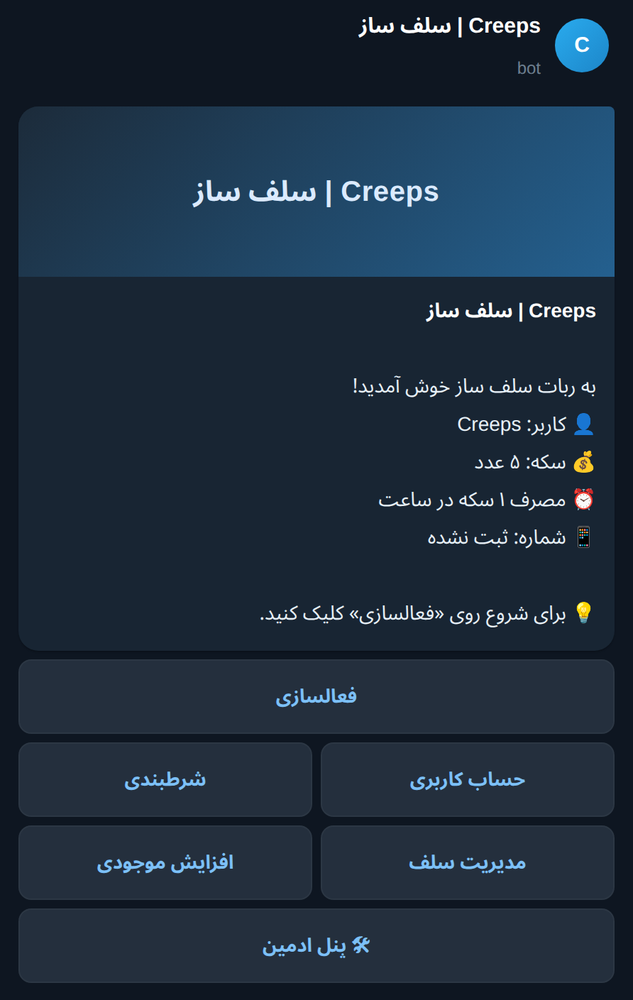
#> input picture mockups/01_manager_start.png, 633 x 1000 px, shrunk from 892 x 1409 before the run
$ python gen.py
#> lines starting #> are read from the running program, lines starting #| are printed output that depends on the picture
import os, subprocess, html
from PIL import Image, ImageChops

OUT = os.path.dirname(os.path.abspath(__file__))
HTML_DIR = os.path.join(OUT, "html")
os.makedirs(HTML_DIR, exist_ok=True)

BG = (14, 22, 33)  # #0e1621

TEMPLATE = """<!doctype html><html dir="rtl"><head><meta charset="utf-8">
<style>
  * {{ box-sizing: border-box; }}
  body {{ margin:0; background:#0e1621; font-family:'Noto Sans Arabic','Noto Naskh Arabic',sans-serif; }}
  .wrap {{ width:460px; padding:20px; }}
  .bar {{ display:flex; align-items:center; gap:10px; padding:8px 4px 14px; }}
  .ava {{ width:38px; height:38px; border-radius:50%;
          background:linear-gradient(135deg,#2aabee,#1c86c9); color:#fff;
          display:flex; align-items:center; justify-content:center; font-weight:700; font-size:15px; }}
  .btitle {{ color:#fff; font-size:15px; font-weight:700; }}
  .bsub {{ color:#6d7f8f; font-size:12px; margin-top:1px; }}
  .bubble {{ background:#182533; border-radius:14px; border-top-right-radius:4px;
             padding:0; overflow:hidden; max-width:100%; box-shadow:0 1px 1px rgba(0,0,0,.2); }}
  .banner {{ height:120px; background:linear-gradient(135deg,#1c2b3a,#24608f);
             display:flex; align-items:center; justify-content:center; color:#dbeafe;
             font-size:20px; font-weight:800; letter-spacing:.3px; }}
  .cap {{ padding:11px 13px 13px; color:#e7f0f7; font-size:14px; line-height:1.9; white-space:pre-wrap; }}
  .cap b {{ color:#fff; }}
  .kb {{ margin-top:6px; display:flex; flex-direction:column; gap:6px; }}
  .row {{ display:flex; gap:6px; }}
  .key {{ flex:1; background:#242f3d; color:#7cc0f7; border-radius:9px;
          padding:11px 8px; text-align:center; font-size:13.5px; font-weight:600;
          border:1px solid rgba(255,255,255,.04); }}
  .key.wide {{ flex-basis:100%; }}
</style></head><body><div class="wrap">
  <div class="bar"><div class="ava">{ava}</div>
    <div><div class="btitle">{title}</div><div class="bsub">{sub}</div></div></div>
  <div class="bubble">{banner}<div class="cap">{cap}</div></div>
  <div class="kb">{kb}</div>
</div></body></html>"""


def esc(s):
    return html.escape(s).replace("\n", "\n")


def render_kb(rows):
    out = []
    for r in rows:
        keys = "".join(f'<div class="key{" wide" if len(r)==1 else ""}">{html.escape(k)}</div>' for k in r)
        out.append(f'<div class="row">{keys}</div>')
    return "".join(out)


def page(fname, title, sub, cap, rows, ava="C", banner_text=None):
    banner = f'<div class="banner">{html.escape(banner_text)}</div>' if banner_text else ""
    cap_html = cap  # allow <b>
    doc = TEMPLATE.format(ava=ava, title=html.escape(title), sub=html.escape(sub),
                          banner=banner, cap=cap_html, kb=render_kb(rows))
    p = os.path.join(HTML_DIR, fname + ".html")
    with open(p, "w", encoding="utf-8") as f:
        f.write(doc)
    return fname, p


PAGES = []

# ---------- MANAGER BOT ----------
PAGES.append(page(
    "01_manager_start", "Creeps | سلف ساز", "bot",
    "<b>Creeps | سلف ساز</b>\n\nبه ربات سلف ساز خوش آمدید!\n👤 کاربر: Creeps\n💰 سکه: ۵ عدد\n⏰ مصرف ۱ سکه در ساعت\n📱 شماره: ثبت نشده\n\n💡 برای شروع روی «فعالسازی» کلیک کنید.",
    [["فعالسازی"], ["حساب کاربری", "شرطبندی"], ["مدیریت سلف", "افزایش موجودی"], ["🛠 پنل ادمین"]],
    banner_text="Creeps | سلف ساز"))

PAGES.append(page(
    "02_manager_account", "Creeps | سلف ساز", "bot",
    "<b>Creeps | سلف ساز</b>\n\n<b>وضعیت:</b> 🔴 سلف غیرفعال\n<b>🔐 احراز:</b> ❌ احراز نشده\n<b>💰 سکه ها:</b> ۵ سکه\n<b>⏰ مصرف:</b> ۱ سکه در ساعت",
    [["فعالسازی"], ["حساب کاربری", "شرطبندی"], ["مدیریت سلف", "افزایش موجودی"], ["🛠 پنل ادمین"]]))

PAGES.append(page(
    "03_manager_self_management", "Creeps | سلف ساز", "bot",
    "<b>🎛 مدیریت سلف بات</b>\n\n<b>وضعیت:</b> 🔴 غیرفعال\n💰 سکه: ۵",
    [["▶️ روشن کردن سلف", "⏹ خاموش کردن سلف"], ["🔄 آپدیت سلف"], ["🔙 بازگشت"]]))

PAGES.append(page(
    "04_manager_bet", "Creeps | سلف ساز", "bot",
    "🎲 <b>سیستم شرطبندی گروهی 1v1</b>\n\n۱️⃣ در گروه با نوشتن «شرطبندی 100» شرط بساز\n۲️⃣ نفر دوم روی «پیوستن به شرط» می‌زند\n۳️⃣ ۵ ثانیه بعد برنده مشخص می‌شود\n۴️⃣ برنده کل مبلغ را می‌برد\n۵️⃣ اگر ۵ دقیقه کسی نپیوندد، مبلغ برمی‌گردد",
    [["🔙 بازگشت"]]))

PAGES.append(page(
    "05_manager_increase_balance", "Creeps | سلف ساز", "bot",
    "🔒 <b>برای افزایش موجودی نیاز به احراز هویت دارید</b>\n\n📋 مراحل:\n۱️⃣ کلیک روی «احراز هویت»\n۲️⃣ ارسال عکس کارت بانکی\n۳️⃣ تایید توسط ادمین\n۴️⃣ افزایش موجودی\n\n⚠️ اطلاعات حساس (CVV2 و تاریخ انقضا) پوشیده شود",
    [["احراز هویت"], ["🔙 بازگشت"]]))

PAGES.append(page(
    "06_manager_admin_panel", "Creeps | سلف ساز", "bot",
    "🛠 <b>پنل مدیریت ادمین</b>\n\nیکی از گزینه‌های زیر را انتخاب کنید:",
    [["👥 لیست کاربران", "📊 آمار کامل"],
     ["💰 برترین کاربران", "🛑 توقف همه"],
     ["🔐 درخواست احراز", "💳 درخواست پرداخت"],
     ["🔄 روشن کردن انتقال", "⛔ خاموش کردن انتقال"],
     ["📸 تنظیم عکس خوش‌آمدگویی"],
     ["📢 پیام همگانی", "♻️ بررسی سلامت سلف‌ها"]]))

PAGES.append(page(
    "07_manager_force_join", "Creeps | سلف ساز", "bot",
    "❌ <b>برای استفاده از ربات باید در کانال‌های زیر عضو شوید:</b>",
    [["عضویت در @Creeps_Channel"], ["عضویت در @Creeps_News"], ["بررسی مجدد"]]))

# ---------- HELPER PANEL ----------
PAGES.append(page(
    "08_helper_panel", "پنل هلپر", "inline bot",
    "<b>🎛 پنل مدیریت سلف</b>\n\n💡 همهٔ قابلیت‌ها در یک صفحه",
    [["ایدی", "یک کلیک"],
     ["عکس تایمدار", "پشتیبان‌گیری"],
     ["مدیریت فونت", "قیمت ارز"],
     ["فرمت متن", "اسپم"],
     ["مدیریت دشمنان", "پاسخ خودکار"],
     ["تاس", "سیستم پیشی"],
     ["سیستم فحش", "همیشه آنلاین"],
     ["قفل پیوی", "انتی لاگین"],
     ["ریکشن خودکار", "ویرایش سریع"],
     ["سیستم بنر", "اینستاگرام"],
     ["دانلود تلگرام", "مدیریت گروه/کانال"],
     ["تایمر میو", "پیام زمان‌دار"],
     ["مدیریت اکشن", "مدیریت گروه"],
     ["⬜️ ساعت در بایو"],
     ["⬜️ ذخیره حذفیات"],
     ["⬜️ ذخیره ویرایش‌ها"],
     ["رصد کاربران", "پروفایل خودکار"],
     ["انقضا / زمان باقی‌مانده"],
     ["⬜️ منشی (پاسخ خودکار پیوی)"],
     ["⬜️ خواندن خودکار همه"],
     ["⬜️ فونت رندوم", "⬜️ ساعت ایموجی"],
     ["⬜️ حالت محاسبه"],
     ["👁 شنود کاربران", "💚 دوستان"],
     ["📱 نشست‌ها / گوشی‌ها", "👀 خواندن همه چت‌ها"],
     ["🐱 بازی‌های خودکار میو"],
     ["⏬ دانلود تیک‌تاک/ساندکلاود", "🎧 ویس‌چت / پخش"],
     ["🎉 سرگرمی", "🔤 ابزار متن"],
     ["👤 مدیریت پروفایل", "🕐 زمان و وضعیت"],
     ["🌐 مترجم", "📊 نظرسنجی"],
     ["🧹 پاکسازی پیام‌های من", "🧰 ابزار تکمیلی"],
     ["❌ بستن"]],
    ava="H", banner_text="🎛 پنل مدیریت سلف"))

PAGES.append(page(
    "09_helper_fonts", "پنل هلپر", "inline bot",
    "🔤 <b>فونت مورد نظر را انتخاب کنید</b>",
    [["فونت ۱", "فونت ۲", "فونت ۳"],
     ["فونت ۴", "فونت ۵", "فونت ۶"],
     ["فونت ۷", "فونت ۸", "فونت ۹"],
     ["فونت ۱۰", "فونت ۱۱", "فونت ۱۲"],
     ["فونت ۱۳", "فونت ۱۴", "فونت ۱۵"],
     ["بازگشت به ساعت"]],
    ava="H", banner_text="🔤 انتخاب فونت"))

PAGES.append(page(
    "10_helper_formats", "پنل هلپر", "inline bot",
    "⚡ <b>مدیریت فرمت‌ها</b>\n\nروی هر دکمه بزنید تا فعال/غیرفعال شود.\n✅ = فعال | ⬜ = غیرفعال",
    [["⬜ بولد", "⬜ ایتالیک", "⬜ زیرخط"],
     ["⬜ خط‌خورده", "⬜ اسپویلر", "⬜ کد"],
     ["⬜ پیش‌فرمت", "⬜ نقل‌قول"],
     ["ریست همه فرمت‌ها", "وضعیت فرمت‌ها"],
     ["🔙"]],
    ava="H", banner_text="⚡ مدیریت فرمت‌ها"))


PAGES.append(page(
    "11_helper_mew_games", "پنل هلپر", "inline bot",
    "🐱 <b>بازی‌های خودکار ربات میو</b>\n\nیک بازی را انتخاب کنید، سپس گروه‌های خودتان را برای اجرای خودکار انتخاب کنید.",
    [["🎣 ماهیگیری"],
     ["👨‍🍳 آشپزی"],
     ["🏭 کارخونه"],
     ["🐱 گرفتن گربه"],
     ["🪙 میو کوین"],
     ["😺 میو"],
     ["🔄 بروزرسانی گروه‌ها"],
     ["🛑 توقف همهٔ بازی‌ها"],
     ["🔙 بازگشت"]],
    ava="H", banner_text="🐱 بازی‌های خودکار میو"))

PAGES.append(page(
    "12_helper_mew_group_select", "پنل هلپر", "inline bot",
    "🏭 <b>کارخونه — بازی خودکار میو</b>\n\nگروهی را که با ربات میو بازی می‌کنید انتخاب کنید. "
    "سلف هر <b>۳۰ دقیقه</b> کلمهٔ «کارخونه» را در آن گروه می‌فرستد.\n✅ = فعال | ⬜️ = غیرفعال",
    [["➕", "⏱ هر ۳۰ دقیقه", "➖"],
     ["✅ 888"],
     ["✅ Self vtr"],
     ["⬜️ VOLCANO"],
     ["⬜️ SENSO"],
     ["⬜️ CANNABIS"],
     ["⬜️ PHOENIX"],
     ["⬜️ BARZAKH"],
     ["🔄 بروزرسانی گروه‌ها"],
     ["🔙 بازگشت"]],
    ava="H", banner_text="🏭 انتخاب گروه‌های شما"))


def shoot(fname, path):
#> called with fname = '01_manager_start', path = 'mockups/html/01_manager_start.html'
    png = os.path.join(OUT, fname + ".png")
    prof = f"/tmp/cp_{fname}"
    subprocess.run(
        ["timeout", "14", "google-chrome", "--headless=old", "--disable-gpu",
         "--no-sandbox", "--disable-dev-shm-usage", "--no-first-run",
         f"--user-data-dir={prof}", "--hide-scrollbars",
         "--force-device-scale-factor=2", "--virtual-time-budget=1800",
         f"--screenshot={png}", "--window-size=460,2200", path],
        stdout=subprocess.DEVNULL, stderr=subprocess.DEVNULL)
#> (this line was passed over: subprocess is not available in this run)
    # autocrop uniform background, then repad
    im = Image.open(png).convert("RGB")
#> im is the input picture: PIL image 633x1000 RGB; mean R, G, B 29.8, 45.7, 62
    bg = Image.new("RGB", im.size, BG)
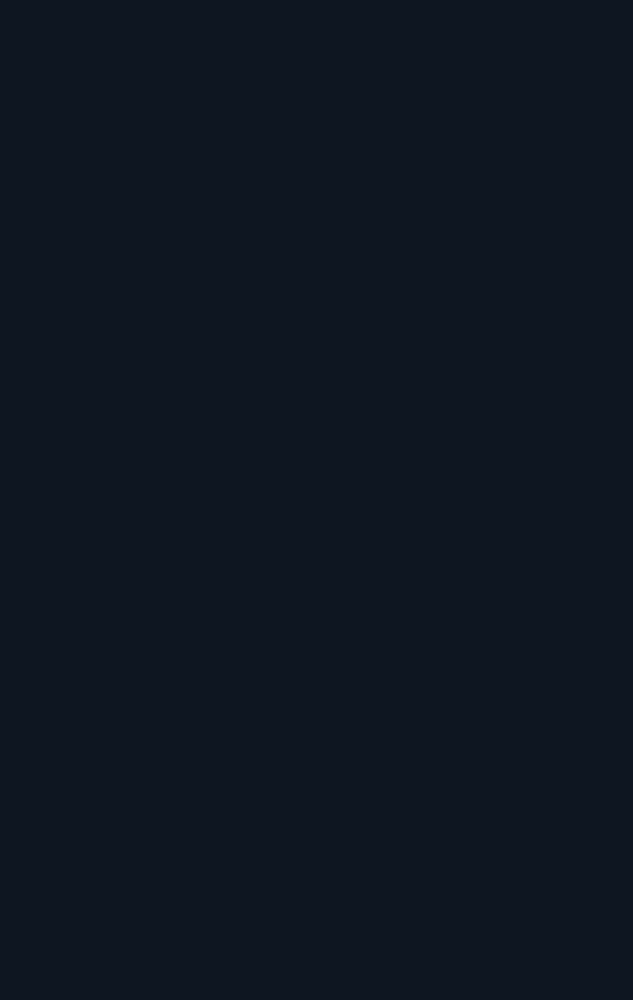
#> bg: PIL image 633x1000 RGB; mean R, G, B 14, 22, 33
    bbox = ImageChops.difference(im, bg).getbbox()
#> bbox = (16, 15, 617, 984)
    if bbox:
        l, t, r, b = bbox
#> l = 16; t = 15; r = 617; b = 984
        pad = 24
        l = max(0, l - pad); t = max(0, t - pad)
#> after `l = max(0, l - pad)`: l = 0
#> after `t = max(0, t - pad)`: t = 0
        r = min(im.size[0], r + pad); b = min(im.size[1], b + pad)
#> after `r = min(im.size[0], r + pad)`: r = 633
#> after `b = min(im.size[1], b + pad)`: b = 1000
        im = im.crop((l, t, r, b))
    canvas = Image.new("RGB", im.size, BG)
    canvas.paste(im, (0, 0))
    canvas.save(png)
    print("saved", png, canvas.size)
#| saved mockups/01_manager_start.png (633, 1000)


if __name__ == "__main__":
    import sys
    only = sys.argv[1] if len(sys.argv) > 1 else None
    for fname, path in PAGES:
        if only and only not in fname:
            continue
        shoot(fname, path)
#> pass 2 of the loop `for fname, path in PAGES:`:
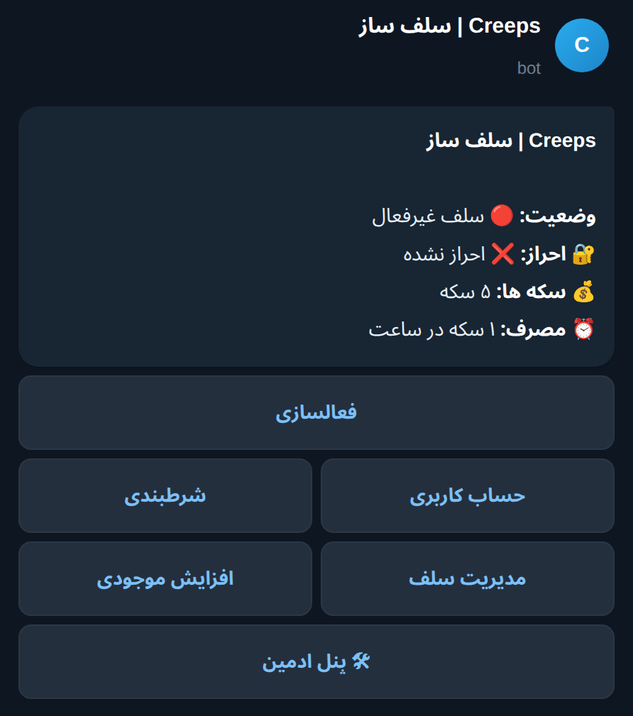
#> input picture mockups/02_manager_account.png, 633 x 716 px, shrunk from 892 x 1009 before the run
#> in shoot, im is the input picture: PIL image 633x716 RGB; mean R, G, B 29.8, 41.2, 54.6
#> in shoot (call 2), `bg = Image.new("RGB", im.size, BG)`:
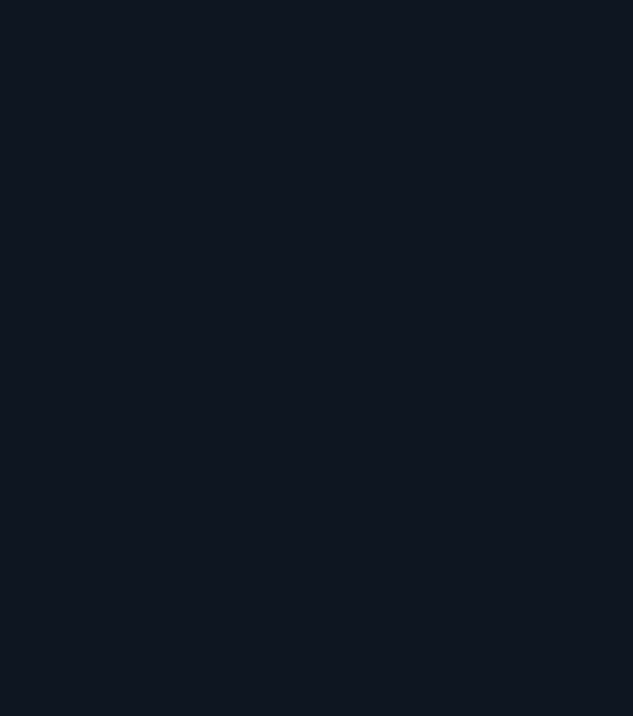
#> bg: PIL image 633x716 RGB; mean R, G, B 14, 22, 33
#> bbox = (16, 15, 617, 700)
#> in shoot (call 2), `l, t, r, b = bbox`: l = 16; t = 15; r = 617; b = 700
#> in shoot (call 2), `l = max(0, l - pad)`: l = 0
#> in shoot (call 2), `r = min(im.size[0], r + pad)`: r = 633
#> in shoot (call 2), `b = min(im.size[1], b + pad)`: b = 716
#| saved mockups/02_manager_account.png (633, 716)
#> pass 3 of the loop `for fname, path in PAGES:`:
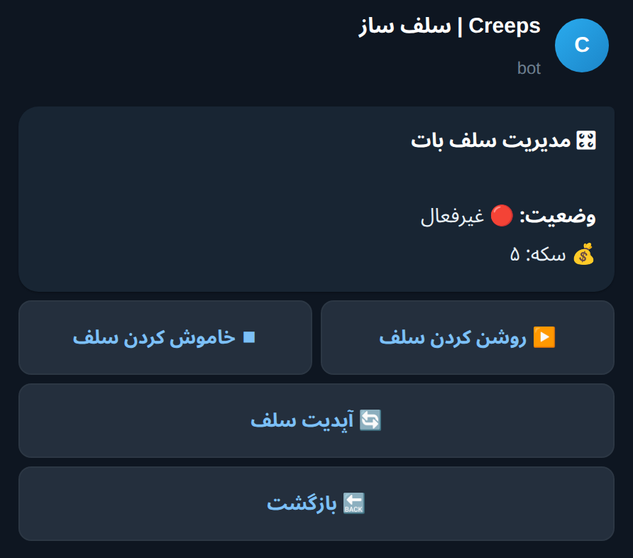
#> input picture mockups/03_manager_self_management.png, 633 x 558 px, shrunk from 892 x 786 before the run
#> in shoot, im is the input picture: PIL image 633x558 RGB; mean R, G, B 29.2, 40.5, 53.8
#> in shoot (call 3), `bg = Image.new("RGB", im.size, BG)`:
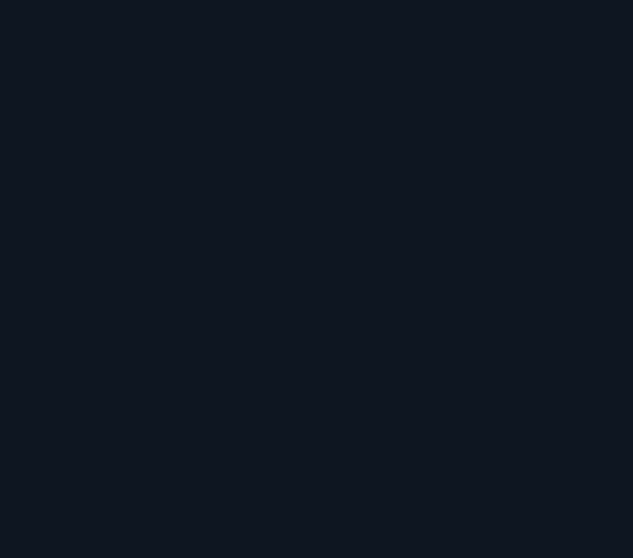
#> bg: PIL image 633x558 RGB; mean R, G, B 14, 22, 33
#> bbox = (16, 15, 617, 542)
#> in shoot (call 3), `l, t, r, b = bbox`: l = 16; t = 15; r = 617; b = 542
#> in shoot (call 3), `l = max(0, l - pad)`: l = 0
#> in shoot (call 3), `r = min(im.size[0], r + pad)`: r = 633
#> in shoot (call 3), `b = min(im.size[1], b + pad)`: b = 558
#| saved mockups/03_manager_self_management.png (633, 558)
#> (the run stopped early here; a loop or call above may not have finished)
